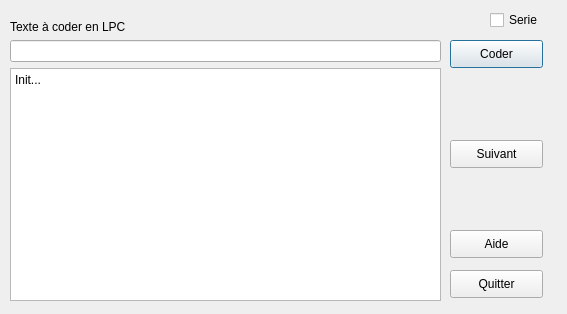
<?xml version="1.0" encoding="UTF-8"?>
<ui version="4.0">
 <class>CodeLPC</class>
 <widget class="QDialog" name="CodeLPC">
  <property name="geometry">
   <rect>
    <x>0</x>
    <y>0</y>
    <width>567</width>
    <height>314</height>
   </rect>
  </property>
  <property name="windowTitle">
   <string>Code LPC - analyseur</string>
  </property>
  <property name="windowOpacity">
   <double>1.000000000000000</double>
  </property>
  <property name="sizeGripEnabled">
   <bool>false</bool>
  </property>
  <property name="modal">
   <bool>false</bool>
  </property>
  <widget class="QPushButton" name="pB_Coder">
   <property name="geometry">
    <rect>
     <x>450</x>
     <y>40</y>
     <width>93</width>
     <height>28</height>
    </rect>
   </property>
   <property name="text">
    <string>Coder</string>
   </property>
  </widget>
  <widget class="QPushButton" name="pB_Suivant">
   <property name="geometry">
    <rect>
     <x>450</x>
     <y>140</y>
     <width>93</width>
     <height>28</height>
    </rect>
   </property>
   <property name="text">
    <string>Suivant</string>
   </property>
  </widget>
  <widget class="QPushButton" name="pB_Aide">
   <property name="enabled">
    <bool>true</bool>
   </property>
   <property name="geometry">
    <rect>
     <x>450</x>
     <y>230</y>
     <width>93</width>
     <height>28</height>
    </rect>
   </property>
   <property name="text">
    <string>Aide</string>
   </property>
  </widget>
  <widget class="QPushButton" name="pB_Quit">
   <property name="geometry">
    <rect>
     <x>450</x>
     <y>270</y>
     <width>93</width>
     <height>28</height>
    </rect>
   </property>
   <property name="toolTip">
    <string>&lt;html&gt;&lt;head/&gt;&lt;body&gt;&lt;p&gt;Quitter le programme. Ferme aussi la connexion sérielle avec la main robotique.&lt;/p&gt;&lt;/body&gt;&lt;/html&gt;</string>
   </property>
   <property name="text">
    <string>Quitter</string>
   </property>
  </widget>
  <widget class="QWidget" name="layoutWidget">
   <property name="geometry">
    <rect>
     <x>10</x>
     <y>20</y>
     <width>431</width>
     <height>281</height>
    </rect>
   </property>
   <layout class="QVBoxLayout" name="verticalLayout">
    <item>
     <widget class="QLabel" name="label">
      <property name="text">
       <string>Texte à coder en LPC</string>
      </property>
     </widget>
    </item>
    <item>
     <widget class="QLineEdit" name="lineEdit">
      <property name="styleSheet">
       <string notr="true">font: 9pt &quot;Arial&quot;;</string>
      </property>
     </widget>
    </item>
    <item>
     <widget class="QPlainTextEdit" name="dispInfo">
      <property name="styleSheet">
       <string notr="true">font: 9pt &quot;Arial&quot;;</string>
      </property>
      <property name="plainText">
       <string>Init...</string>
      </property>
     </widget>
    </item>
   </layout>
  </widget>
  <widget class="QCheckBox" name="ckLink">
   <property name="geometry">
    <rect>
     <x>490</x>
     <y>10</y>
     <width>111</width>
     <height>20</height>
    </rect>
   </property>
   <property name="text">
    <string extracomment="Active seriel">Serie</string>
   </property>
  </widget>
 </widget>
 <resources/>
 <connections>
  <connection>
   <sender>pB_Quit</sender>
   <signal>clicked()</signal>
   <receiver>CodeLPC</receiver>
   <slot>close()</slot>
   <hints>
    <hint type="sourcelabel">
     <x>496</x>
     <y>283</y>
    </hint>
    <hint type="destinationlabel">
     <x>283</x>
     <y>156</y>
    </hint>
   </hints>
  </connection>
 </connections>
</ui>
